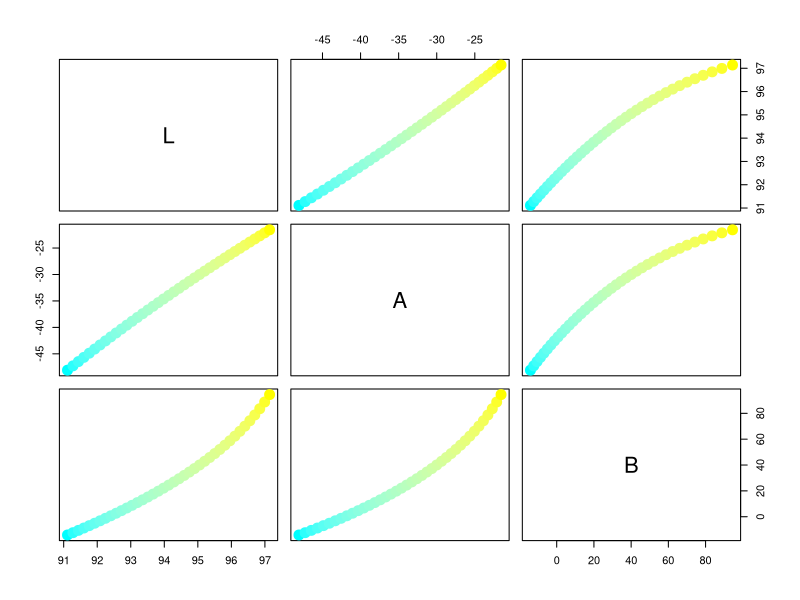
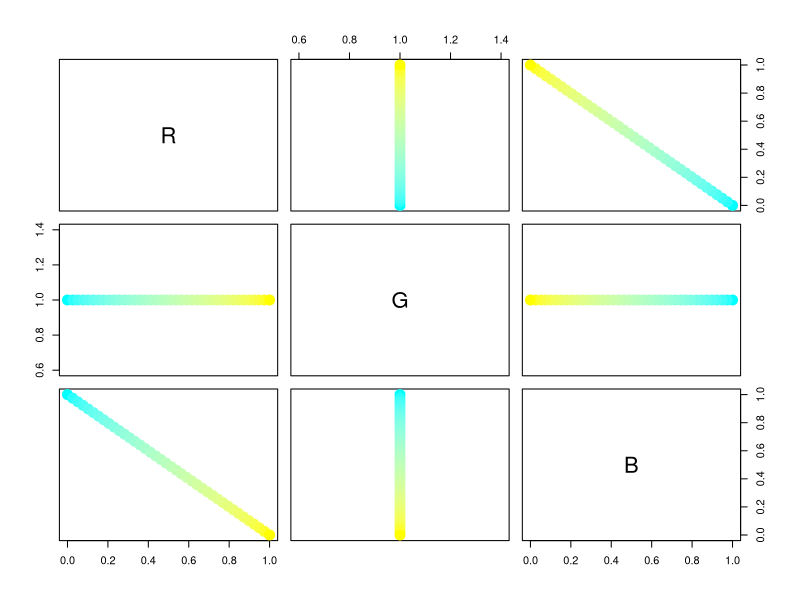

Write R code to recreate these figures, in order.
#test some colorspace manipulations
library(colorspace)

## Show the LAB space
set.seed(1)
valsr = seq(0, 1, length.out = 40)
valsr
valsb = seq(1, 0, length.out = 40)
valsb
x <- RGB(valsr, 1, valsb)
y <- as(x, "LAB")
head(x)
head(y)
plot(y)
plot(x)
x
y
str(x)
print(x)
